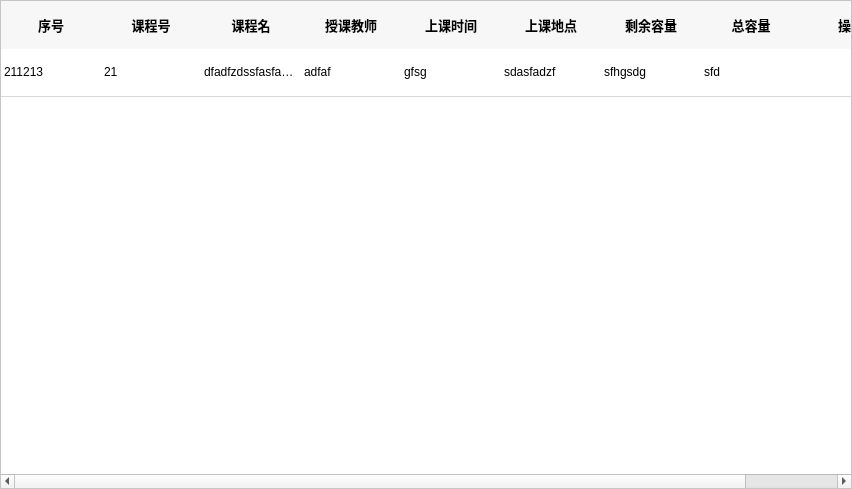
<?xml version="1.0" encoding="UTF-8"?>
<ui version="4.0">
 <class>TodoPage</class>
 <widget class="QWidget" name="TodoPage">
  <property name="geometry">
   <rect>
    <x>0</x>
    <y>0</y>
    <width>852</width>
    <height>489</height>
   </rect>
  </property>
  <property name="sizePolicy">
   <sizepolicy hsizetype="Preferred" vsizetype="MinimumExpanding">
    <horstretch>0</horstretch>
    <verstretch>0</verstretch>
   </sizepolicy>
  </property>
  <property name="windowTitle">
   <string>Form</string>
  </property>
  <property name="toolTipDuration">
   <number>1</number>
  </property>
  <layout class="QVBoxLayout" name="verticalLayout_2">
   <property name="leftMargin">
    <number>0</number>
   </property>
   <property name="topMargin">
    <number>0</number>
   </property>
   <property name="rightMargin">
    <number>0</number>
   </property>
   <property name="bottomMargin">
    <number>0</number>
   </property>
   <item>
    <layout class="QVBoxLayout" name="verticalLayout">
     <item>
      <widget class="QTableWidget" name="tableWidget">
       <property name="sizePolicy">
        <sizepolicy hsizetype="Preferred" vsizetype="Preferred">
         <horstretch>0</horstretch>
         <verstretch>0</verstretch>
        </sizepolicy>
       </property>
       <property name="minimumSize">
        <size>
         <width>800</width>
         <height>0</height>
        </size>
       </property>
       <property name="toolTipDuration">
        <number>4</number>
       </property>
       <property name="styleSheet">
        <string notr="true">QHeaderView::section
{
	background-color: #f7f7f7;
	font:13px ;
	font-weight: bold;
	border: None;
	line-height: 18px;
	height:48px;

}
 #tableWidget{
	gridline-color: white;
	background-color: rgb(255,255,255);
	selection-color: rgb(0, 0, 0);


}

 #tableWidget::item{
	border-bottom: 1px solid #d6d9dc;
	height:48px;
	
}
#tableWidget::item:selected{
	color: rgb(0, 0, 0);
	background-color: rgb(234, 243, 253);
}


 #tableWidget::item:hover{
	background-color:rgb(234, 243, 253);
}

</string>
       </property>
       <property name="editTriggers">
        <set>QAbstractItemView::NoEditTriggers</set>
       </property>
       <property name="selectionMode">
        <enum>QAbstractItemView::SingleSelection</enum>
       </property>
       <property name="selectionBehavior">
        <enum>QAbstractItemView::SelectRows</enum>
       </property>
       <property name="showGrid">
        <bool>false</bool>
       </property>
       <property name="gridStyle">
        <enum>Qt::SolidLine</enum>
       </property>
       <property name="sortingEnabled">
        <bool>true</bool>
       </property>
       <attribute name="horizontalHeaderStretchLastSection">
        <bool>true</bool>
       </attribute>
       <attribute name="verticalHeaderVisible">
        <bool>false</bool>
       </attribute>
       <attribute name="verticalHeaderCascadingSectionResizes">
        <bool>false</bool>
       </attribute>
       <attribute name="verticalHeaderDefaultSectionSize">
        <number>48</number>
       </attribute>
       <row>
        <property name="text">
         <string>新建行</string>
        </property>
       </row>
       <column>
        <property name="text">
         <string>序号</string>
        </property>
       </column>
       <column>
        <property name="text">
         <string>课程号</string>
        </property>
       </column>
       <column>
        <property name="text">
         <string>课程名</string>
        </property>
       </column>
       <column>
        <property name="text">
         <string>授课教师</string>
        </property>
       </column>
       <column>
        <property name="text">
         <string>上课时间</string>
        </property>
       </column>
       <column>
        <property name="text">
         <string>上课地点</string>
        </property>
       </column>
       <column>
        <property name="text">
         <string>剩余容量</string>
        </property>
       </column>
       <column>
        <property name="text">
         <string>总容量</string>
        </property>
       </column>
       <column>
        <property name="text">
         <string>操作</string>
        </property>
       </column>
       <item row="0" column="0">
        <property name="text">
         <string>211213</string>
        </property>
       </item>
       <item row="0" column="1">
        <property name="text">
         <string>21</string>
        </property>
       </item>
       <item row="0" column="2">
        <property name="text">
         <string>dfadfzdssfasfasfasfadfafd</string>
        </property>
       </item>
       <item row="0" column="3">
        <property name="text">
         <string>adfaf</string>
        </property>
       </item>
       <item row="0" column="4">
        <property name="text">
         <string>gfsg</string>
        </property>
       </item>
       <item row="0" column="5">
        <property name="text">
         <string>sdasfadzf</string>
        </property>
       </item>
       <item row="0" column="6">
        <property name="text">
         <string>sfhgsdg</string>
        </property>
       </item>
       <item row="0" column="7">
        <property name="text">
         <string>sfd</string>
        </property>
       </item>
      </widget>
     </item>
    </layout>
   </item>
  </layout>
 </widget>
 <resources/>
 <connections/>
</ui>
